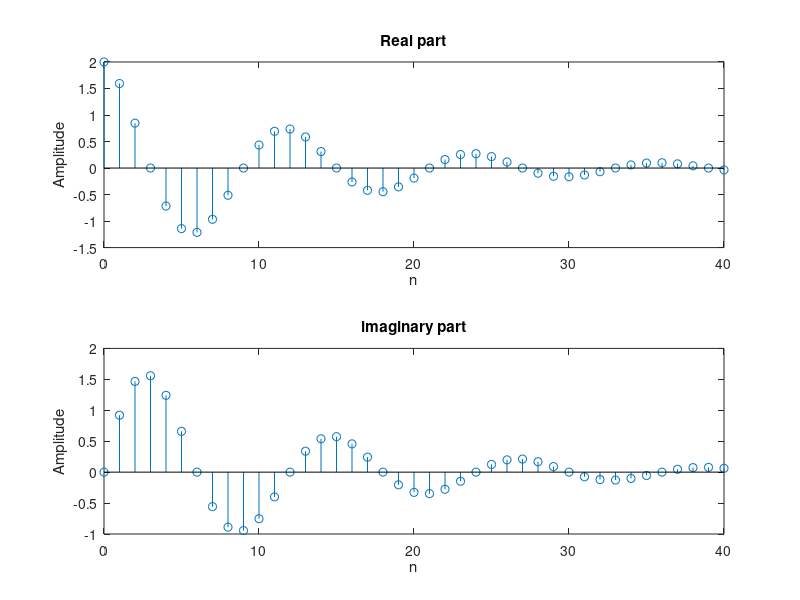
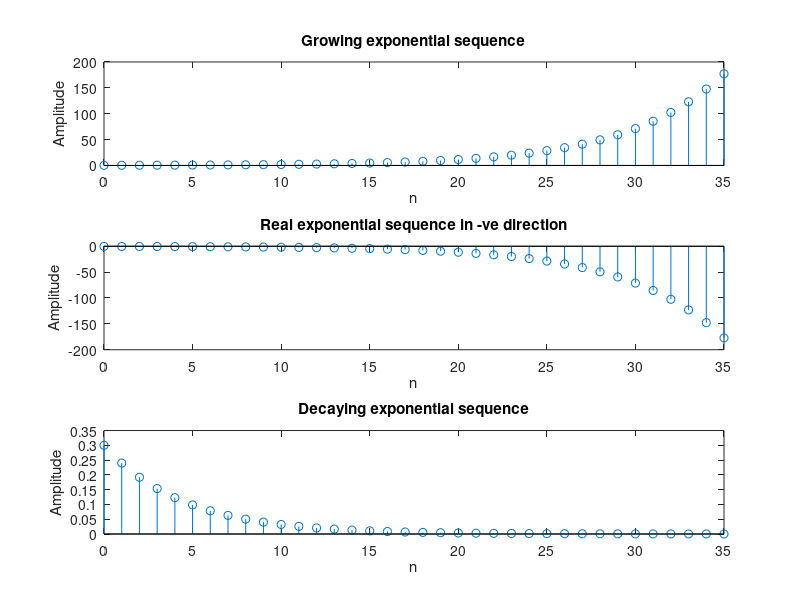

Write the MATLAB code that produced these figures, in order.
%complex-valued exponential sequence
figure;
clf;
c=-(1/12)+(pi/6)*i;
K=2;
n=0:40;
x=K*exp(c*n);
subplot(2,1,1);
stem(n,real(x));
title("Real part");
xlabel("n");ylabel("Amplitude");
subplot(2,1,2);
stem(n,imag(x));
title("imaginary part");
xlabel("n");ylabel("Amplitude");


figure;
clf;
n=0:35;
x1=0.3*1.2.^+n;
x2=0.3*-1.2.^+n;
x3=0.3*0.8.^+n;
subplot(3,1,1);
stem(n,x1);
title("Growing exponential sequence");
xlabel("n");ylabel("Amplitude");
subplot(3,1,2);
stem(n,x2);
title("Real exponential sequence in -ve direction");
xlabel("n");ylabel("Amplitude");
subplot(3,1,3);
stem(n,x3);
title("Decaying exponential sequence");
xlabel("n");ylabel("Amplitude");
